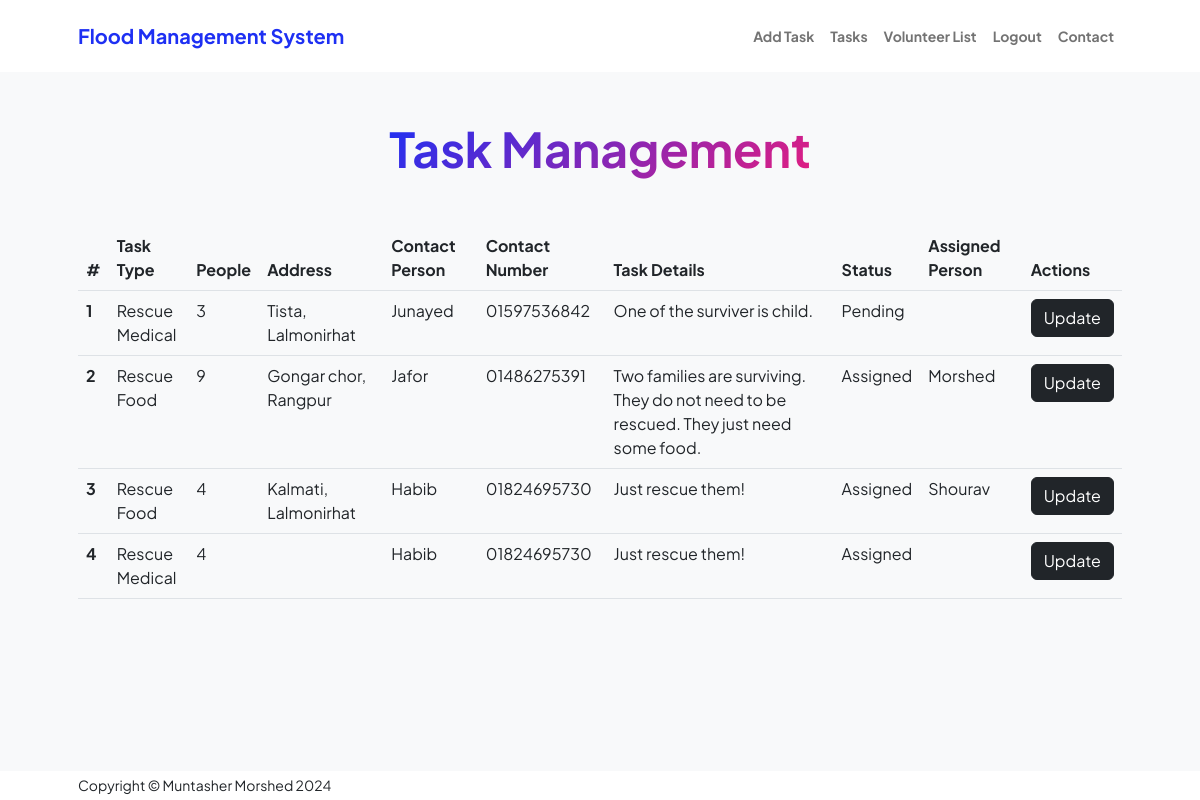
Screenshot of /admin_index.php (signed in) with the database file from the repository.
### tables this page shows
CREATE TABLE `tbl_task` (
  `t_id` int(11) NOT NULL,
  `t_type_rescue` text NOT NULL,
  `t_type_medical` text NOT NULL,
  `t_type_food` text NOT NULL,
  `t_number_of_people` int(11) NOT NULL,
  `t_address` text NOT NULL,
  `t_contact_person` text NOT NULL,
  `t_contact_person_phone_number` text NOT NULL,
  `t_details` text NOT NULL,
  `t_task_assigned_person` int(11) NOT NULL,
  `t_task_status` int(11) NOT NULL
);

CREATE TABLE `tbl_user` (
  `u_id` int(11) NOT NULL,
  `u_first_name` varchar(25) NOT NULL,
  `u_last_name` varchar(25) NOT NULL,
  `u_email` varchar(100) NOT NULL,
  `u_phone` text NOT NULL,
  `u_occupation` varchar(20) NOT NULL,
  `u_blood_group` varchar(20) NOT NULL,
  `u_know_swimming` text NOT NULL,
  `u_present_area` text NOT NULL,
  `u_password` text NOT NULL,
  `u_image` text NOT NULL,
  `u_role` int(11) NOT NULL
);

### admin_index.php (the view, shortened to what this page needs)
<?php
    include("connect.php");
?>
<!DOCTYPE html>
<html lang="en">
    <head>
        <link href="https://cdn.jsdelivr.net/npm/bootstrap-icons@1.8.1/font/bootstrap-icons.css" rel="stylesheet" />
        <link href="css/styles.css" rel="stylesheet" />
        <link rel="stylesheet" type="text/css" href="css/customstyle.css">
    </head>
    <body class="d-flex flex-column h-100 bg-light">
        <main class="flex-shrink-0">
            <nav class="navbar navbar-expand-lg navbar-light bg-white py-3">
                <div class="container px-5">
                    <a class="navbar-brand" href="index.html"><span class="fw-bolder text-primary">Flood Management System</span></a>
                    <div class="collapse navbar-collapse" id="navbarSupportedContent">
                        <ul class="navbar-nav ms-auto mb-2 mb-lg-0 small fw-bolder">
                            <li class="nav-item"><a class="nav-link" href="add_task.php">Add Task</a></li>
                            <li class="nav-item"><a class="nav-link" href="admin_index.php">Tasks</a></li>
                            <li class="nav-item"><a class="nav-link" href="volunteers.php">Volunteer List</a></li>
                            <li class="nav-item"><a class="nav-link" href="logout.php">Logout</a></li>
                            <li class="nav-item"><a class="nav-link" href="contact.php">Contact</a></li>
                        </ul>
                    </div>
                </div>
            </nav>
            <section class="py-5">
                <div class="container px-5 mb-5">
                    <div class="text-center mb-5">
                        <h1 class="display-5 fw-bolder mb-0"><span class="text-gradient d-inline">Task Management</span></h1>
                    </div>
                    <table class="table">
                        <thead>
                            <tr>
                            <th scope="col">#</th>
                            <th scope="col">Task Type</th>
                            <th scope="col">People</th>
                            <th scope="col">Address</th>
                            <th scope="col">Contact Person</th>
                            <th scope="col">Contact Number</th>
                            <th scope="col">Task Details</th>
                            <th scope="col">Status</th>
                            <th scope="col">Assigned Person</th>
                            <th scope="col">Actions</th>
                          </tr>
                        </thead>
                        <tbody>
                        <?php
                            $results = mysqli_query($con, "select * from tbl_task where t_task_status != 3");
                            $counter = 1;
                            while($row = mysqli_fetch_row($results))
                            {
                        ?>
                          <tr>
                            <th scope="row"><?php echo $counter ?></th>
                            <td><?php
                                    if($row[1]=='1')
                                    {
                                        echo "Rescue";
                                        echo "<br>";
                                    }
                                    if($row[2] == '1')
                                    {
                                        echo "Medical";
                                    }
                                    if($row[3] == '1')
                                    {
                                        echo "Food";
                                    }
                            ?></td>
                            <td><?php echo $row[4] ?></td>
                            <td><?php echo $row[5] ?></td>
                            <td><?php echo $row[6] ?></td>
                            <td><?php echo $row[7] ?></td>
                            <td><?php echo $row[8] ?></td>
                            <td>
                                <?php
                                    if($row[10] == '1')
                                        echo "Pending";
                                    else if($row[10] == '2')
                                        echo "Assigned";
                                    else if($row[10] == '3')
                                        echo "Accomplished";
                                ?>
                            </td>
                            <td>
                                <?php
                                    if ($row[9] == 0)
                                        echo "";
                                    else
                                    {
                                        $aperson = mysqli_query($con, "select u_first_name from tbl_user where u_id = '$row[9]'");
                                        $row2 = mysqli_fetch_row($aperson);
                                        echo $row2[0];
                                    }
                                ?>
                            </td>
                            <td><form method="POST"><a href="update.php?task_id=<?=$row[0]?>" class="btn btn-dark" role="button">Update</a></form></td>
                          </tr>
                            <?php
                                $counter = $counter + 1;
                            } ?>
                        </tbody>
                    </table>
                </div>
            </section>
        </main>
        <footer class="bg-white py-1 mt-auto">
            <div class="container px-5">
                <div class="row align-items-center justify-content-between flex-column flex-sm-row">
                    <div class="col-auto"><div class="small m-0">Copyright &copy; Muntasher Morshed 2024</div></div>
                </div>
            </div>
        </footer>
    </body>
</html>

### css/customstyle.css (style rules this page uses)
body { padding: 0; margin: 0; background-color: #CCC; }

### rows the page displays
tbl_task: t_type_rescue "Rescue", t_type_medical "Medical", t_number_of_people "3", t_address "Tista, Lalmonirhat", t_contact_person "Junayed", t_contact_person_phone_number "01597536842", t_details "One of the surviver is child.", t_task_status "Pending"
tbl_task: t_type_rescue "Rescue", t_type_food "Food", t_number_of_people "9", t_address "Gongar chor, Rangpur", t_contact_person "Jafor", t_contact_person_phone_number "01486275391", t_details "Two families are surviving. They do not need to be rescued. They just need some food.", t_task_status "Assigned", tbl_user.u_first_name "Morshed"
tbl_task: t_type_rescue "Rescue", t_type_food "Food", t_number_of_people "4", t_address "Kalmati, Lalmonirhat", t_contact_person "Habib", t_contact_person_phone_number "01824695730", t_details "Just rescue them!", t_task_status "Assigned", tbl_user.u_first_name "Shourav"
tbl_task: t_type_rescue "Rescue", t_type_medical "Medical", t_number_of_people "4", t_contact_person "Habib", t_contact_person_phone_number "01824695730", t_details "Just rescue them!", t_task_status "Assigned"
